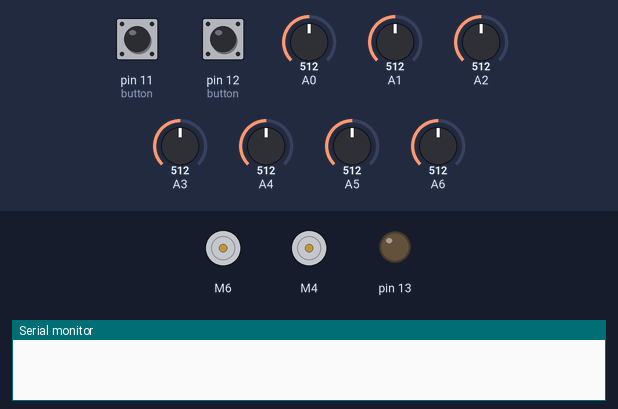
The sketch below on a simulated Arduino Uno, built with avr-gcc and run on an emulated ATmega328P. On the bench: 2 × DC motor (green arrow = forward, orange = backward, longer = faster), output pins drawn as LEDs (lit = HIGH), the last lines printed to the serial monitor. The test bench sets the inputs (shaded band); at power-on: pin 11 (button) HIGH, pin 12 (button) HIGH, A0 = 512, A1 = 512, A2 = 512, A3 = 512, A4 = 512, A5 = 512, A6 = 512.

Above: at 1.2 s.
1.3 s: pin 11 (button) pulled LOW for 0.15 s
At 2.7 s:
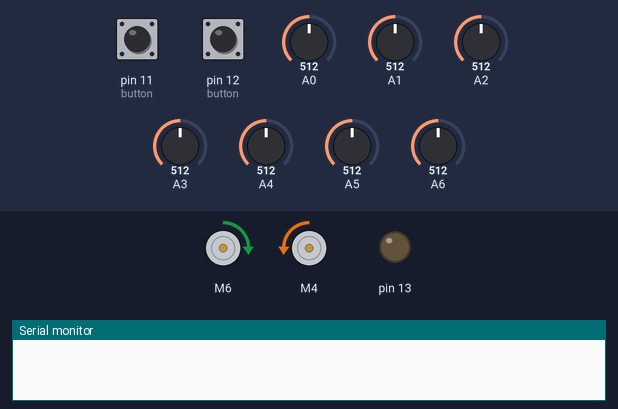
4.4 s: pin 12 (button) pulled LOW for 1 s
At 7.1 s:
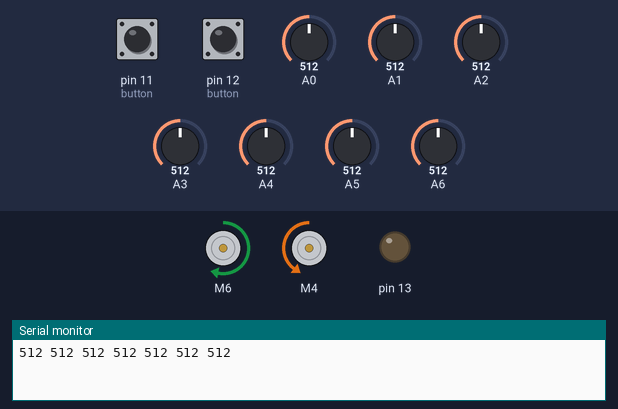
Timing chart, 0 to 8.6 s (numbered marks = the images above; inputs shaded):
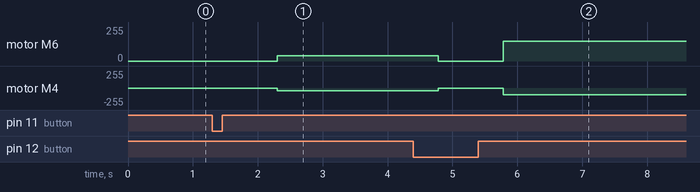

The sketch:

LFR_v1.0.ino
```cpp
#ifndef cbi
#define cbi(sfr, bit) (_SFR_BYTE(sfr) &= ~_BV(bit))
#endif
#ifndef sbi
#define sbi(sfr, bit) (_SFR_BYTE(sfr) |= _BV(bit))
#endif

#include <SparkFun_TB6612.h>

// Enter Line Details
bool isBlackLine = false;           // Keep 1 in case of black line. In case of white line change this to 0
unsigned int lineThickness = 25;    // Enter line thickness in mm. Works best for thickness between 10 & 35
unsigned int numSensors = 7;        // Enter number of sensors as 5 or 7
bool brakeEnabled = 0;

#define AIN1 4
#define BIN1 6
#define AIN2 3
#define BIN2 7
#define PWMA 9
#define PWMB 10
#define STBY 5

// These constants are used to allow you to make your motor configuration
// line up with function names like forward. Value can be 1 or -1
const int offsetA = 1;
const int offsetB = 1;

// Initializing motors. The library will allow you to initialize as many
// motors as you have memory for. If you are using functions like forward
// that take 2 motors as arguments you can either write new functions or
// call the function more than once.
Motor motor2 = Motor(AIN1, AIN2, PWMA, offsetA, STBY);
Motor motor1 = Motor(BIN1, BIN2, PWMB, offsetB, STBY);

int P, D, I, previousError, PIDvalue, error;
int lsp, rsp;
int lfSpeed = 150;     // Left and right wheel speeds for line following
int currentSpeed = 50; // Initial speed

float Kp = 0.06; // Proportional gain
float Kd = 1.5;  // Derivative gain
float Ki = 0;    // Integral gain

int onLine = 1;
int minValues[7], maxValues[7], threshold[7], sensorValue[7], sensorArray[7];
bool brakeFlag = 0;

void setup() {
  sbi(ADCSRA, ADPS2);
  cbi(ADCSRA, ADPS1);
  cbi(ADCSRA, ADPS0);
  Serial.begin(9600);
  pinMode(11, INPUT_PULLUP);
  pinMode(12, INPUT_PULLUP);
  pinMode(13, OUTPUT);
  lineThickness = constrain(lineThickness, 10, 35); // Ensure line thickness is within bounds
}

void loop() {
  while (digitalRead(11)) {} // Wait for button press
  delay(1000);               // Delay for stability
  calibrate();               // Calibrate sensors
  while (digitalRead(12)) {} // Wait for button press
  delay(1000);               // Delay for stability

  while (1) { // Infinite loop
    readLine(); // Read line sensors
    if (currentSpeed < lfSpeed) currentSpeed++; // Accelerate if below desired speed
    if (onLine == 1) {  // If on line, perform line following
      linefollow();
      digitalWrite(13, HIGH); // Indicate line following
      brakeFlag = 0; // Reset brake flag
    } else { // If not on line
      digitalWrite(13, LOW); // Turn off indicator LED
      if (error > 0) { // If error is positive (turning left)
        if (brakeEnabled == 1 && brakeFlag == 0) { // If brake is enabled and not already applied
          motor1.drive(0); // Brake motor 1
          motor2.drive(0); // Brake motor 2
          delay(30); // Wait for stability
        }
        motor1.drive(-100); // Turn left
        motor2.drive(150); // Turn right
        brakeFlag = 1; // Set brake flag
      } else { // If error is negative (turning right)
        if (brakeEnabled == 1 && brakeFlag == 0) { // If brake is enabled and not already applied
          motor1.drive(0); // Brake motor 1
          motor2.drive(0); // Brake motor 2
          delay(30); // Wait for stability
        }
        motor1.drive(150); // Turn right
        motor2.drive(-100); // Turn left
        brakeFlag = 1; // Set brake flag
      }
    }
  }
}

void linefollow() {
  if (numSensors == 7) {
    error = (3 * sensorValue[0] + 2 * sensorValue[1] + sensorValue[2] - sensorValue[4] - 2 * sensorValue[5] - 3 * sensorValue[6]);
  }
  if (numSensors == 5) {
    error = (3 * sensorValue[1] + sensorValue[2] - sensorValue[4] - 3 * sensorValue[5]);
  }
  if (lineThickness > 22) {
    error = error * -1; // Reverse error if line thickness is greater than 22mm
  }
  if (isBlackLine) {
    error = error * -1; // Reverse error if it's a black line
  }

  P = error;
  I = I + error;
  D = error - previousError;

  PIDvalue = (Kp * P) + (Ki * I) + (Kd * D);
  previousError = error;

  lsp = currentSpeed - PIDvalue;
  rsp = currentSpeed + PIDvalue;

  if (lsp > 255) lsp = 255; // Limit speed to maximum
  if (lsp < 0) lsp = 0;     // Ensure speed is not negative
  if (rsp > 255) rsp = 255; // Limit speed to maximum
  if (rsp < 0) rsp = 0;     // Ensure speed is not negative

  motor1.drive(lsp); // Drive left motor
  motor2.drive(rsp); // Drive right motor
}

void calibrate() {
  for (int i = 0; i < 7; i++) {
    minValues[i] = analogRead(i); // Initialize minimum sensor values
    maxValues[i] = analogRead(i); // Initialize maximum sensor values
  }

  for (int i = 0; i < 10000; i++) { // Iterate for calibration
    motor1.drive(40); // Drive motors for calibration
    motor2.drive(-40); // Drive motors for calibration

    for (int i = 0; i < 7; i++) { // Iterate through sensors
      if (analogRead(i) < minValues[i]) {
        minValues[i] = analogRead(i); // Update minimum sensor values
      }
      if (analogRead(i) > maxValues[i]) {
        maxValues[i] = analogRead(i); // Update maximum sensor values
      }
    }
  }

  for (int i = 0; i < 7; i++) {
    threshold[i] = (minValues[i] + maxValues[i]) / 2; // Calculate threshold for each sensor
    Serial.print(threshold[i]); // Print threshold values
    Serial.print(" ");
  }
  Serial.println();

  motor1.drive(0); // Stop left motor
  motor2.drive(0); // Stop right motor
}

void readLine() {
  onLine = 0; // Reset line detection flag
  if (numSensors == 7) {
    for (int i = 0; i < 7; i++) {
      sensorValue[i] = map(analogRead(i), minValues[i], maxValues[i], 0, 1000); // Map sensor values
      sensorValue[i] = constrain(sensorValue[i], 0, 1000); // Constrain sensor values
      if (sensorValue[i] > 700) onLine = 1; // Check if sensor is on line
    }
  }
  if (numSensors == 5) {
    for (int i = 1; i < 6; i++) {
      sensorValue[i] = map(analogRead(i), minValues[i], maxValues[i], 0, 1000); // Map sensor values
      sensorValue[i] = constrain(sensorValue[i], 0, 1000); // Constrain sensor values
      if (sensorValue[i] > 700) onLine = 1; // Check if sensor is on line
    }
  }
}
```

Measured:
- after the input at 1.3 s, motor M6: stopped → forward 40/255 after 1.0 s; motor M4: stopped → backward 40/255 after 1.0 s
